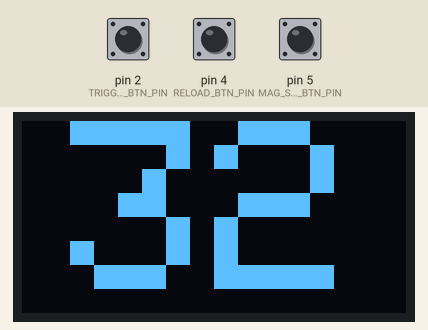
Recording of a sketch running on a simulated Arduino Uno, built with avr-gcc and run on an emulated ATmega328P. On the bench: 128×64 one-colour display. The test bench sets the inputs (shaded band); at power-on: pin 2 (TRIGGER_BTN_PIN) HIGH, pin 5 (MAG_SZ_TOG_BTN_PIN) HIGH, pin 4 (RELOAD_BTN_PIN) HIGH.

Above: at 1.2 s.
1.3 s: pin 2 (TRIGGER_BTN_PIN) pulled LOW for 0.15 s
At 2.5 s:
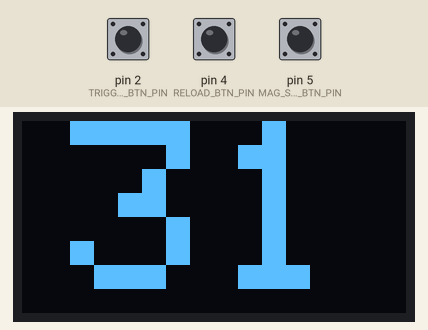
2.9 s: pin 5 (MAG_SZ_TOG_BTN_PIN) pulled LOW for 0.15 s
At 3.8 s:
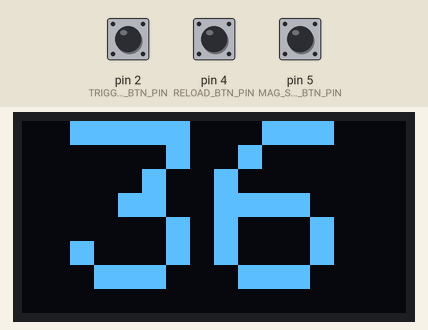
4.5 s: pin 2 (TRIGGER_BTN_PIN) pulled LOW for 1 s
At 5.0 s:
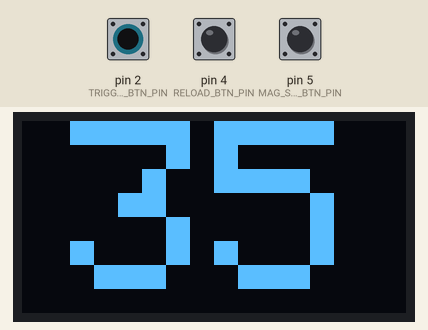
7.0 s: pin 5 (MAG_SZ_TOG_BTN_PIN) pulled LOW for 1 s
At 8.1 s:
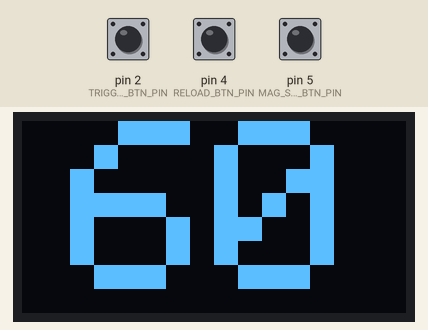
Timing chart, 0 to 10.0 s (numbered marks = the images above; inputs shaded):
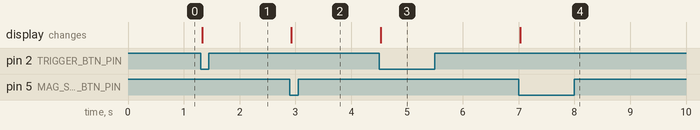

The sketch:

ammo_counter.ino
```cpp
// Benoetigte Bibliotheken fuer das OLED-Display
#include <Wire.h>
#include <Adafruit_GFX.h>
#include <Adafruit_SSD1306.h>
#include <JC_Button.h> // Library "JC_Button" (ueber den Arduino Library Manager installierbar)

// Display-Spezifikationen
#define SCREEN_WIDTH 128
#define SCREEN_HEIGHT 64
#define OLED_RESET 4
#define TEXT_SIZE 8

// Pin-Belegung fuer den Arduino
#define TRIGGER_BTN_PIN 2     // Mikroschalter am Abzug
#define RELOAD_BTN_PIN 4      // Sensor/Schalter im Magazinschacht (z.B. Hall-Effekt)
#define MAG_SZ_TOG_BTN_PIN 5  // Optional: Knopf zum Wechseln der Magazingroesse

// Button-Debounce in ms (interner Pull-Up und Invertierung sind JC_Button-Standard)
#define DEBOUNCE_MS 20

Adafruit_SSD1306 display(SCREEN_WIDTH, SCREEN_HEIGHT, &Wire, OLED_RESET);

// Buttons initialisieren
Button triggerBtn(TRIGGER_BTN_PIN, DEBOUNCE_MS);
Button reloadBtn(RELOAD_BTN_PIN, DEBOUNCE_MS);
Button magSzTogBtn(MAG_SZ_TOG_BTN_PIN, DEBOUNCE_MS);

// Halo Sturmgewehr (MA40/MA5) Magazingroessen (Standard: 32 oder 36)
byte magSizeArr[] = {32, 36, 60};
byte currentMagSize = 0;
byte maxAmmo = magSizeArr[currentMagSize];
byte currentAmmo = maxAmmo;

void setup() {
  Serial.begin(9600);
  triggerBtn.begin();
  reloadBtn.begin();
  magSzTogBtn.begin();
  display.begin(SSD1306_SWITCHCAPVCC, 0x3C); // I2C Adresse fuer das Display
  initDisplayAmmo();
}

void loop() {
  countAmmo();  // Schuesse zaehlen
  reload();     // Magazinwechsel pruefen
  toggleMags(); // Magazingroesse wechseln (optional)
}

// Funktion: Munition auf dem OLED zentriert anzeigen
void displayAmmo(String ammoToDisplay) {
  display.clearDisplay();
  display.setTextSize(TEXT_SIZE);
  display.setTextColor(WHITE);
  // Text zentrieren (Standard-Font: 6x8 Pixel pro Groessenstufe)
  display.setCursor((SCREEN_WIDTH - ammoToDisplay.length() * 6 * TEXT_SIZE) / 2,
                    (SCREEN_HEIGHT - 8 * TEXT_SIZE) / 2);
  display.print(ammoToDisplay);
  display.display();
}

// Funktion: Fuehrende Null bei einstelligen Zahlen hinzufuegen (z.B. "04")
void initDisplayAmmo() {
  String ammoToDisplay = currentAmmo < 10 ? ("0" + (String)currentAmmo) : (String)currentAmmo;
  displayAmmo(ammoToDisplay);
}

// Funktion: Schuss-Logik
void countAmmo() {
  triggerBtn.read();
  if (triggerBtn.wasPressed()) {
    if (currentAmmo > 0) {
      currentAmmo--; // Munition um 1 reduzieren
      // HIER KOeNNTE AUCH DER SOUND-Befehl fuer das Soundboard stehen!
    }
    initDisplayAmmo();
  }
}

// Funktion: Nachlade-Logik
void reload() {
  reloadBtn.read();
  if (reloadBtn.wasPressed()) {
    currentAmmo = maxAmmo; // Munition auf Maximum zuruecksetzen
    initDisplayAmmo();
  }
}

// Funktion: Magazingroesse durchschalten
void toggleMags() {
  magSzTogBtn.read();
  if (magSzTogBtn.wasPressed()) {
    currentMagSize = (currentMagSize < (sizeof(magSizeArr)/sizeof(magSizeArr[0]) - 1)) ? currentMagSize + 1 : 0;
    maxAmmo = magSizeArr[currentMagSize];
    currentAmmo = maxAmmo;
    initDisplayAmmo();
  }
}
```

Measured:
- after the input at 1.3 s, the display: changes at once (image 1)
- after the input at 2.9 s, the display: changes at once (image 2)
- after the input at 4.5 s, the display: changes at once (image 3)
- after the input at 7.0 s, the display: changes at once (image 4)
